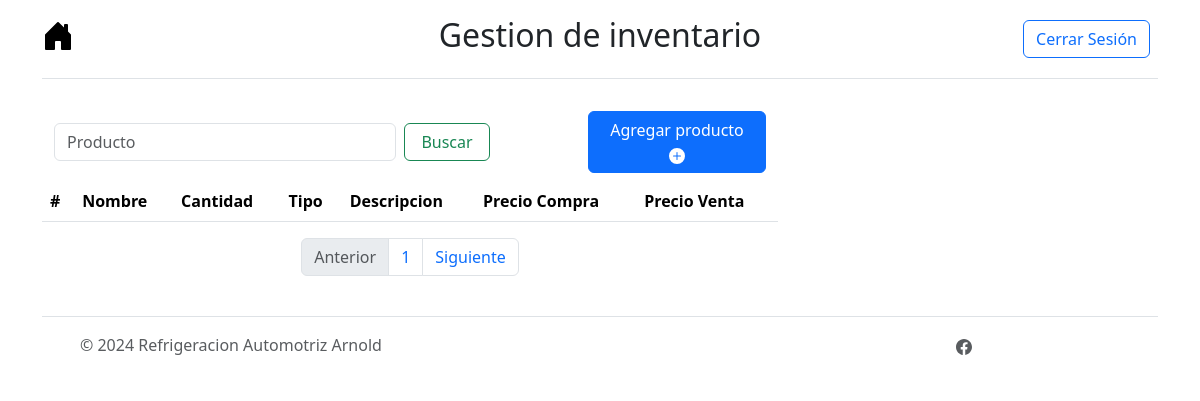
The app's page /menu/inventario/page/2 (signed in), older data.
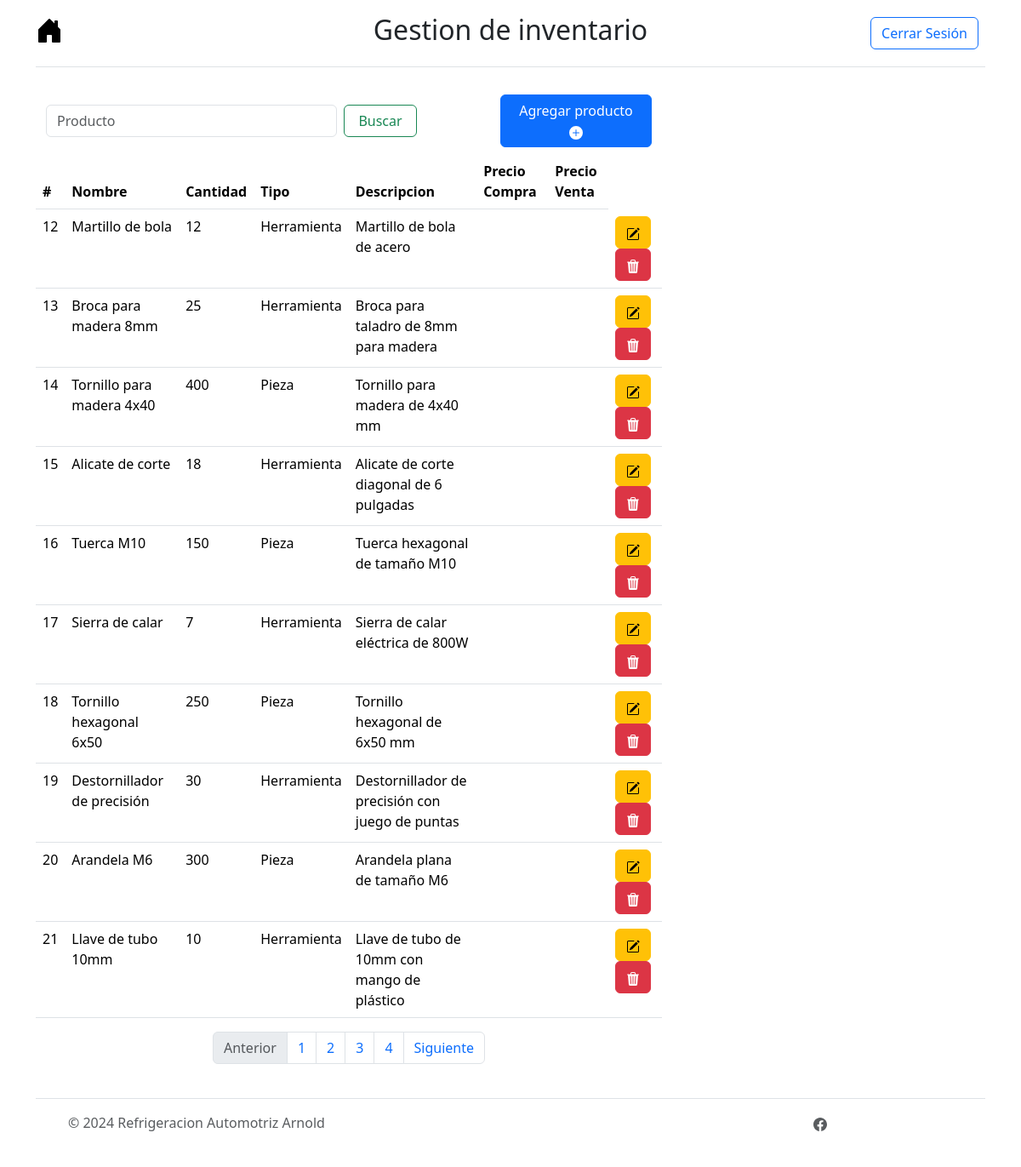
The same page, newer data.
### tables this page shows
CREATE TABLE inventario (id_inventario INTEGER PRIMARY KEY AUTOINCREMENT NOT NULL UNIQUE, Nombre TEXT (50) NOT NULL, Cantidad INTEGER NOT NULL, PrecioCompra NUMERIC (18, 2), Tipo TEXT CHECK (Tipo IN ('Herramienta', 'Pieza')), Activo NUMERIC DEFAULT (1) NOT NULL, Descripcion TEXT, PrecioVenta INTEGER);

### controller/inventario_controller.py (the view)
@app.route("/menu/inventario")
@app.route("/menu/inventario/page")
@app.route("/menu/inventario/page/<int:page>")
@login_required
def menu_inventario(page=1):
    rows = select_inventario_db(page)
    return render_template('menu_inventario.html', data=rows)

### controller/login_controller.py (called while the page is built)
@login_manager.user_loader
def load_user(user_id):
    return db.get_or_404(Users, user_id)

### model/inventario_model.py (called while the page is built)
def select_inventario_db(page):
    limit = 10
    start = limit * (page - 1)
    activo = 1
    try:
        with sqlite3.connect("instance/arnold_autorefrigeraciones.db") as conn:
            c = conn.cursor()
            c.execute("SELECT * FROM inventario WHERE activo = ? LIMIT ?, ?", (activo, start, limit))
            myresult = c.fetchall()
            insertObject = []
            columnNames = [column[0] for column in c.description]
            for record in myresult:
                insertObject.append(dict(zip(columnNames, record)))
            count = contar_activos_inventario_db()
            total_pages = ceil(count / limit)
            return [insertObject, total_pages]
    except sqlite3.Error as e:
        return str(e)

def contar_activos_inventario_db():
    activo = 1
    try:
        conn = sqlite3.connect("instance/arnold_autorefrigeraciones.db")
        c = conn.cursor()
        c.execute("SELECT count(id_inventario) FROM inventario WHERE activo = ?", (activo, ))
        count = c.fetchall()[0][0]
        return count
    except Exception as e:
        return str(e)
    finally:
        if conn:
            conn.close()

### templates/menu_inventario.html (shortened to what this page needs)
{% extends 'base.html' %}
{% block styling %}
  {{ super() }}
{% endblock %}
{% block nombre_menu %}Gestion de inventario{% endblock%}
{% block content %}
<div class="container parent">
  <div class="row">
    <div class="col-lg-8 col-sm-12 col-10 child">
      <nav class="navbar">
        <div class="container-fluid">
          <form class="d-flex" role="search", action="{{url_for('select_producto_by_filter')}}", method="POST">
            <input class="form-control me-2 col-lg-3" type="search" placeholder="Producto" aria-label="Search" name="filtro">
            <button class="btn btn-outline-success col-lg-3" type="submit">Buscar</button>
          </form>
          <button type="button" class="btn btn-primary col-lg-3" data-bs-toggle="modal" data-bs-target="#ModalCreateProducto">
            Agregar producto
            <svg xmlns="http://www.w3.org/2000/svg" width="16" height="16" fill="currentColor" class="bi bi-plus-circle-fill" viewBox="0 0 16 16">
              <path d="M16 8A8 8 0 1 1 0 8a8 8 0 0 1 16 0M8.5 4.5a.5.5 0 0 0-1 0v3h-3a.5.5 0 0 0 0 1h3v3a.5.5 0 0 0 1 0v-3h3a.5.5 0 0 0 0-1h-3z"/>
            </svg>
          </button>
        </div>
      </nav>
    <div class="table-responsive">
      <table class="table table-hover" id="tabla_inventario">
        <thead class="thead-dark">
          <tr>
            <th scope="col">#</th>
            <th scope="col">Nombre</th>
            <th scope="col">Cantidad</th>
            <th scope="col">Tipo</th>
            <th scope="col">Descripcion</th>
            <th scope="col">Precio Compra</th>
            <th scope="col">Precio Venta</th>
          </tr>
        </thead>
        <tbody>
          {% for producto in data[0] %}
            <tr>
              <td>{{producto.id_inventario}}</td>
              <td>{{producto.Nombre}}</td>
              <td>{{producto.Cantidad}}</td>
              <td>{{producto.Tipo}}</td>
              <td>{{producto.Descripcion}}</td>
              <td>{{producto.Precio_Compra}}</td>
              <td>{{producto.Precio_Venta}}</td>
              <td>
                <button type="button" class="btn btn-warning" data-bs-toggle="modal" data-bs-target="#modal_update{{producto.id_inventario}}">
                  </button>
                  <button type="button" class="btn btn-danger" data-bs-toggle="modal" data-bs-target="#modal_delete{{producto.id_inventario}}">
                  </button>
                </td>
              </tr>
            {% endfor %}
            </tbody>
          </table>
        </div>
        <nav aria-label="Page navigation example">
          <ul class="pagination justify-content-center">
            <li class="page-item disabled">
              <a class="page-link">Anterior</a>
            </li>
            {% for i in range(data[1]) %}
              <li class="page-item"><a class="page-link" href="{{url_for('menu_inventario', page=i+1)}}">{{i+1}}</a></li>
            {% endfor %}
            <li class="page-item">
              <a class="page-link" href="#">Siguiente</a>
            </li>
          </ul>
        </nav>
      </div>
    </div>
  </div>
{% endblock %}

### templates/base.html (shortened to what this page needs)
<!DOCTYPE html>
<html lang="en">
<head>
    {% block styling %}
    <link href="https://cdn.jsdelivr.net/npm/bootstrap@5.3.3/dist/css/bootstrap.min.css" rel="stylesheet">
    {% endblock %}
</head>
<body>
    <div class="container">
        <header class="d-flex flex-wrap align-items-center justify-content-center justify-content-md-between py-3 mb-4 border-bottom">
          <div class="col-md-3 mb-2 mb-md-0">
            <a href="{{url_for('menu')}}" class="d-inline-flex link-body-emphasis text-decoration-none">
            </a>
          </div>
          <ul class="nav col-12 col-md-auto mb-2 justify-content-center mb-md-0">
            <li><h2>{% block nombre_menu %}{% endblock %}</h2></li>
          </ul>
          <div class="col-md-3 text-end">
            <a href="{{ url_for('logout') }}">
                <button type="button" class="btn btn-outline-primary me-2">Cerrar Sesión</button>
            </a>
          </div>
        </header>
      </div>
    {% block content %}
    {% endblock %}
    <section>
        <div class="container">
            <footer class="d-flex flex-wrap justify-content-between align-items-center py-3 my-4 border-top">
            <div class="col-md-4 d-flex align-items-center">
                <a href="/" class="mb-3 me-2 mb-md-0 text-body-secondary text-decoration-none lh-1">
                    <svg class="bi" width="30" height="24"><use xlink:href="#bootstrap"></use></svg>
                </a>
            <span class="mb-3 mb-md-0 text-body-secondary">© 2024 Refrigeracion Automotriz Arnold </span>
          </div>
          <ul class="nav col-md-4 justify-content-end list-unstyled d-flex">
            <li class="ms-3"><a class="text-body-secondary" href="https://www.facebook.com/p/Refrigeracion-Automotriz-Arnold-100063594305820/">
            </li>
          </ul>
        </footer>
      </div>
    </section>
  </body>
</html>

Row changes from the older to the newer data that the page shows:
added inventario: id_inventario "12", Nombre "Martillo de bola", Cantidad "12", Tipo "Herramienta", Descripcion "Martillo de bola de acero"
added inventario: id_inventario "13", Nombre "Broca para madera 8mm", Cantidad "25", Tipo "Herramienta", Descripcion "Broca para taladro de 8mm para madera"
added inventario: id_inventario "14", Nombre "Tornillo para madera 4x40", Cantidad "400", Tipo "Pieza", Descripcion "Tornillo para madera de 4x40 mm"
added inventario: id_inventario "15", Nombre "Alicate de corte", Cantidad "18", Tipo "Herramienta", Descripcion "Alicate de corte diagonal de 6 pulgadas"
added inventario: id_inventario "16", Nombre "Tuerca M10", Cantidad "150", Tipo "Pieza", Descripcion "Tuerca hexagonal de tamaño M10"
added inventario: id_inventario "17", Nombre "Sierra de calar", Cantidad "7", Tipo "Herramienta", Descripcion "Sierra de calar eléctrica de 800W"
added inventario: id_inventario "18", Nombre "Tornillo hexagonal 6x50", Cantidad "250", Tipo "Pieza", Descripcion "Tornillo hexagonal de 6x50 mm"
added inventario: id_inventario "19", Nombre "Destornillador de precisión", Cantidad "30", Tipo "Herramienta", Descripcion "Destornillador de precisión con juego de puntas"
added inventario: id_inventario "20", Nombre "Arandela M6", Cantidad "300", Tipo "Pieza", Descripcion "Arandela plana de tamaño M6"
added inventario: id_inventario "21", Nombre "Llave de tubo 10mm", Cantidad "10", Tipo "Herramienta", Descripcion "Llave de tubo de 10mm con mango de plástico"
Text that changed along with them:
new list line: "2"
new list line: "3"
new list line: "4"
